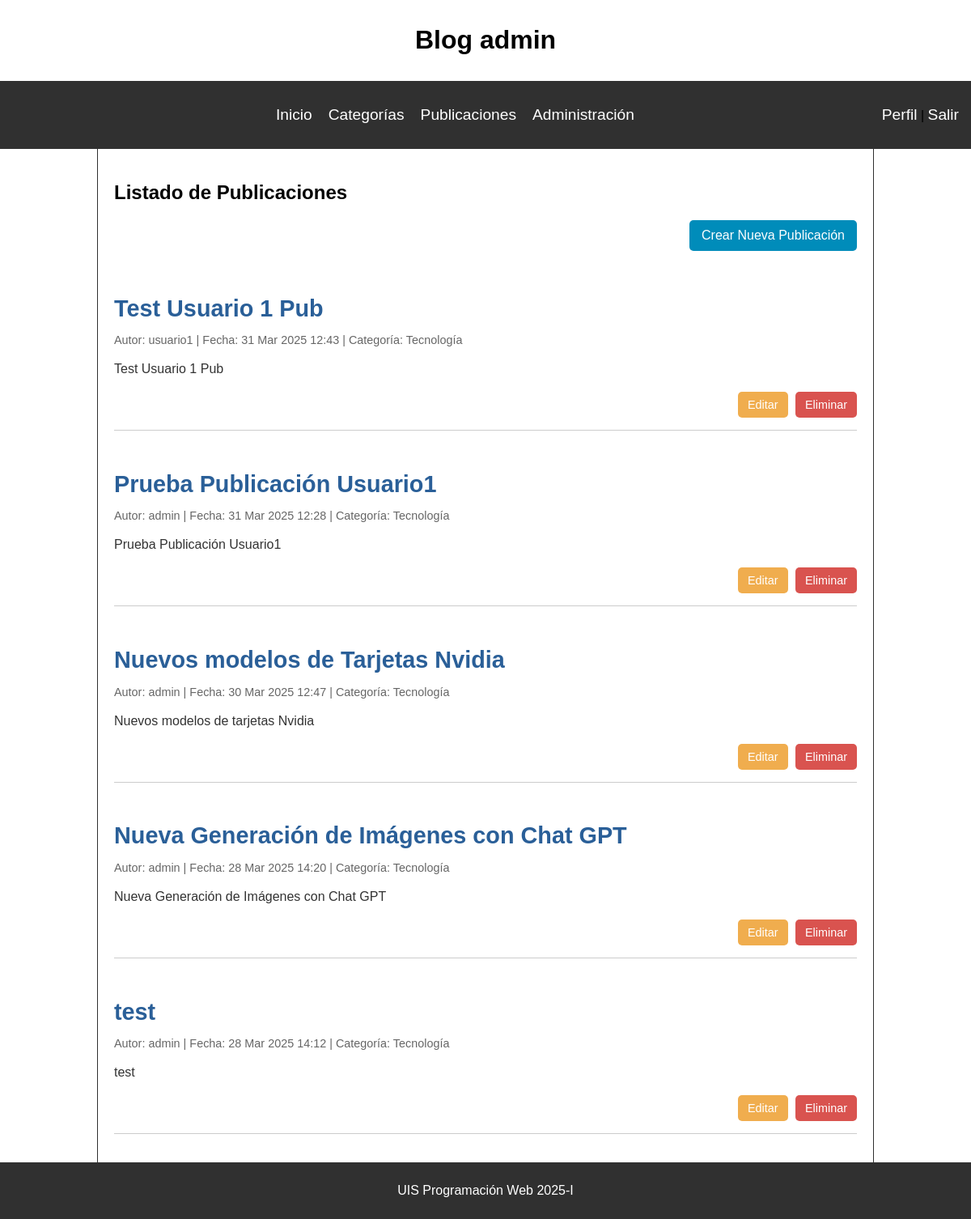
The page /publicaciones/ (signed in) on the database its author committed.
### post/models.py (models this page shows, shortened)
class Post(models.Model):
    title = models.CharField(max_length=200)
    content = models.TextField()
    author = models.ForeignKey(User, on_delete=models.CASCADE)  # Relación con usuario
    category = models.ForeignKey(Category, on_delete=models.SET_NULL, null=True, blank=True)  # Relación con categoría
    created_at = models.DateTimeField(auto_now_add=True)
    updated_at = models.DateTimeField(auto_now=True)
    published = models.BooleanField(default=True)

class Category(models.Model):
    name = models.CharField(max_length=100, unique=True)
    class Meta:
        verbose_name = "Category"
        verbose_name_plural = "Categories"

### post/views.py (the view)
# urls.py: path('publicaciones/', views.publicaciones, name='publicaciones'),
@login_required
def publicaciones(request):
    if request.user.is_superuser or request.user.is_staff:
        posts = Post.objects.all().order_by('-created_at')  # Muestra todos los posts
    else:
        posts = Post.objects.filter(author=request.user).order_by('-created_at')  # Muestra solo los del usuario actual
    return render(request, 'post/publicaciones.html', {'posts': posts})

### post/templates/post/publicaciones.html (shortened to what this page needs)
{% extends 'post/base.html' %}
{% load static %}
{% block extra_head %}
<link rel="stylesheet" href="{% static 'post/css/publicaciones.css' %}">
{% endblock extra_head%}
{% block content %}
<h1>Listado de Publicaciones</h1>
<div class="actions">
    <a href="{% url 'nueva_publicacion' %}" class="btn-nuevo-post">Crear Nueva Publicación</a>
</div>
{% for post in posts %}
    <div class="post-container">
        <h2 class="post-title">
            <a href="{% url 'detalle_publicacion' post.id %}" class="post-title-ref">{{ post.title }}</a>
        </h2>
        <p class="post-meta">
            Autor: {{ post.author.username }} | Fecha: {{ post.created_at|date:"d M Y H:i" }} | Categoría: {{ post.category.name|default:"Sin categoría" }}
        </p>
        <p class="post-content">
            {{ post.content|truncatewords:50 }}
        </p>
        <div class="post-actions">
            <a href="{% url 'editar_publicacion' post.id %}" class="btn-editar-post">Editar</a>
            <a href="{% url 'eliminar_publicacion' post.id %}" class="btn-eliminar-post">Eliminar</a>
        </div>
    </div>
{% empty %}
    <p>No hay publicaciones disponibles.</p>
{% endfor %}
{% endblock content%}

### post/templates/post/base.html (shortened to what this page needs)
{% load static %}
<!DOCTYPE html>
<html lang="es">
<head>
    <link rel="stylesheet" href="{% static 'post/css/base.css' %}">
    {% block extra_head %}
    {% endblock extra_head %}
</head>
<body>
    <main>
        <header>
            {% if user.is_authenticated %}
            <h1>Blog {{ user.username }}</h1>
            {% else %}
            <h1>Blog Personal</h1>
            {% endif %}
        </header>
        <nav id="navbar">
            <ul>
                <li><a href="{% url 'index' %}">Inicio</a></li>
                {% if user.is_authenticated %}
                    <li><a href="{% url 'categorias' %}">Categorías</a></li>
                    <li><a href="{% url 'publicaciones' %}">Publicaciones</a></li>
                {% endif %}
                {% if user.is_staff or user.is_superuser %}
                    <li><a href="{% url 'admin:index' %}">Administración</a></li>
                {% endif %}
            </ul>
            <div>
                {% if user.is_authenticated %}
                    <p><a href="{% url 'perfil' %}">Perfil</a> | <a class="nav-link" href="#"
                        onClick="document.getElementById('logoutform').submit()">
                        Salir
                        </a>
                    </p>
                {% else %}
                    <a href="{% url 'login' %}">Iniciar Sesión</a>
                {% endif %}
            </div>
        </nav>
        <section class="page_content">
            {% block content %}
            {% endblock content%}
        </section>
        <footer>
            <p>UIS Programación Web 2025-I</p>
        </footer>
    </main>
</body>
</html>

### post/static/post/css/base.css (style rules this page uses)
html, body { height: 100%; margin: 0; }
body { display: flex; font-family: Arial, sans-serif; flex-direction: column; }
main { flex: 1; display: flex; flex-direction: column; }
header { padding: 10px; text-align: center; }
#navbar { display: flex; justify-content: space-between; padding: 15px; background-color: #303030; }
#navbar ul { display: flex; list-style: none; margin: auto; }
#navbar ul li { margin-right: 20px; }
#navbar div { display: flex; align-items: center; }
a { text-decoration: none; color: #ffffff; font-size: 1.2em; }
.page_content { padding: 20px; flex: 1; margin: 0 10vw; border-left: 1px solid #303030; border-right: 1px solid #303030; }
footer { text-align: center; padding: 10px; background-color: #303030; color: #ffffff; }

### post/static/post/css/publicaciones.css (style rules this page uses)
.post-container { border-bottom: 1px solid #ccc; padding: 15px 0; margin-bottom: 15px; }
.post-title { font-size: 1.5em; font-weight: bold; color: #222; margin-bottom: 5px; }
.post-title-ref { color: #2a5f98 !important; }
.post-meta { color: #666; font-size: 0.9em; margin-bottom: 10px; }
.post-content { font-size: 1em; line-height: 1.5; color: #333; }
.actions { margin-bottom: 20px; text-align: right; }
.btn-nuevo-post { display: inline-block; padding: 10px 15px; background-color: #008CBA; color: white; border-radius: 5px; font-size: 1em; }
.post-actions { margin-top: 10px; text-align: right; }
.btn-editar-post { display: inline-block; padding: 8px 12px; background-color: #f0ad4e; color: white; border-radius: 5px; font-size: 0.9em; text-decoration: none; margin-right: 5px; }
.btn-eliminar-post { display: inline-block; padding: 8px 12px; background-color: #d9534f; color: white; border-radius: 5px; font-size: 0.9em; text-decoration: none; }

### rows shown on the page
Post: title "Test Usuario 1 Pub", author.username "usuario1", created_at "31 Mar 2025 12:43", category.name "Tecnología", content "Test Usuario 1 Pub"
Post: title "Prueba Publicación Usuario1", author.username "admin", created_at "31 Mar 2025 12:28", category.name "Tecnología", content "Prueba Publicación Usuario1"
Post: title "Nuevos modelos de Tarjetas Nvidia", author.username "admin", created_at "30 Mar 2025 12:47", category.name "Tecnología", content "Nuevos modelos de tarjetas Nvidia"
Post: title "Nueva Generación de Imágenes con Chat GPT", author.username "admin", created_at "28 Mar 2025 14:20", category.name "Tecnología", content "Nueva Generación de Imágenes con Chat GPT"
Post: title "test", author.username "admin", created_at "28 Mar 2025 14:12", category.name "Tecnología", content "test"

### other values the page prints
{{ user.username }} "admin"
